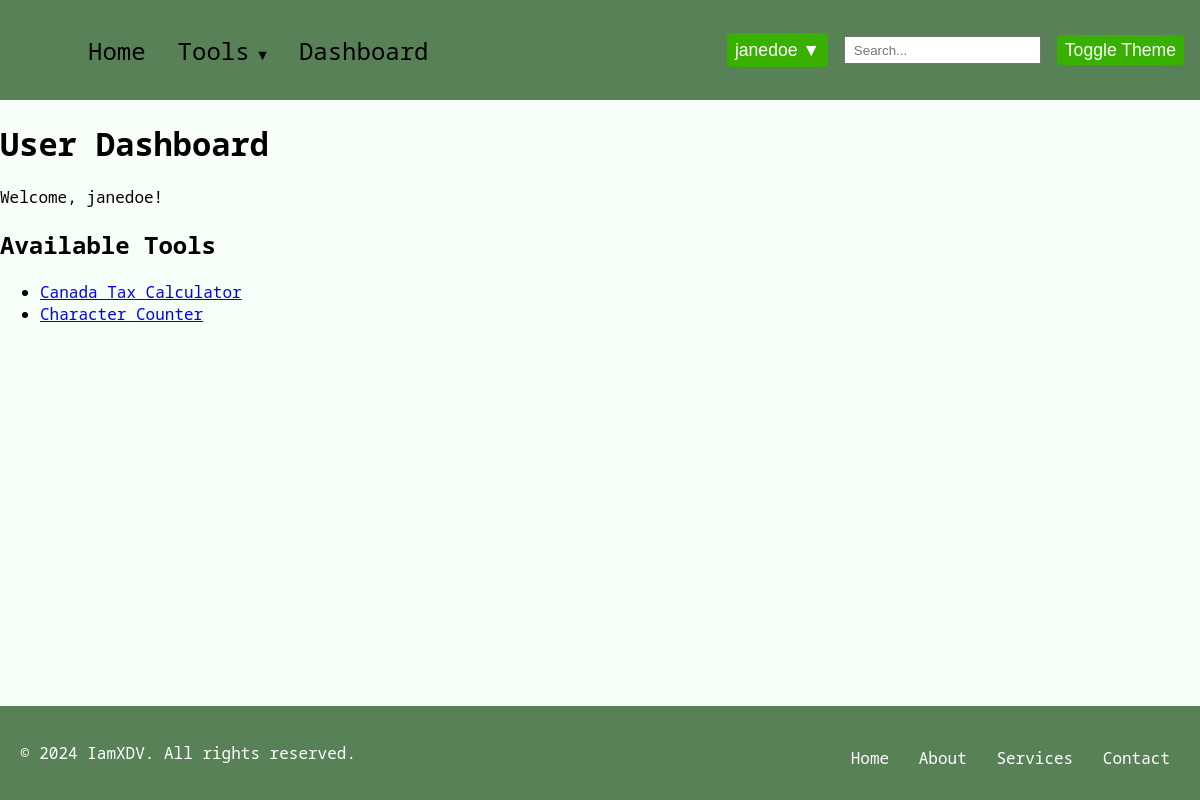
The page /user_dashboard (signed in) on the database as committed earlier.
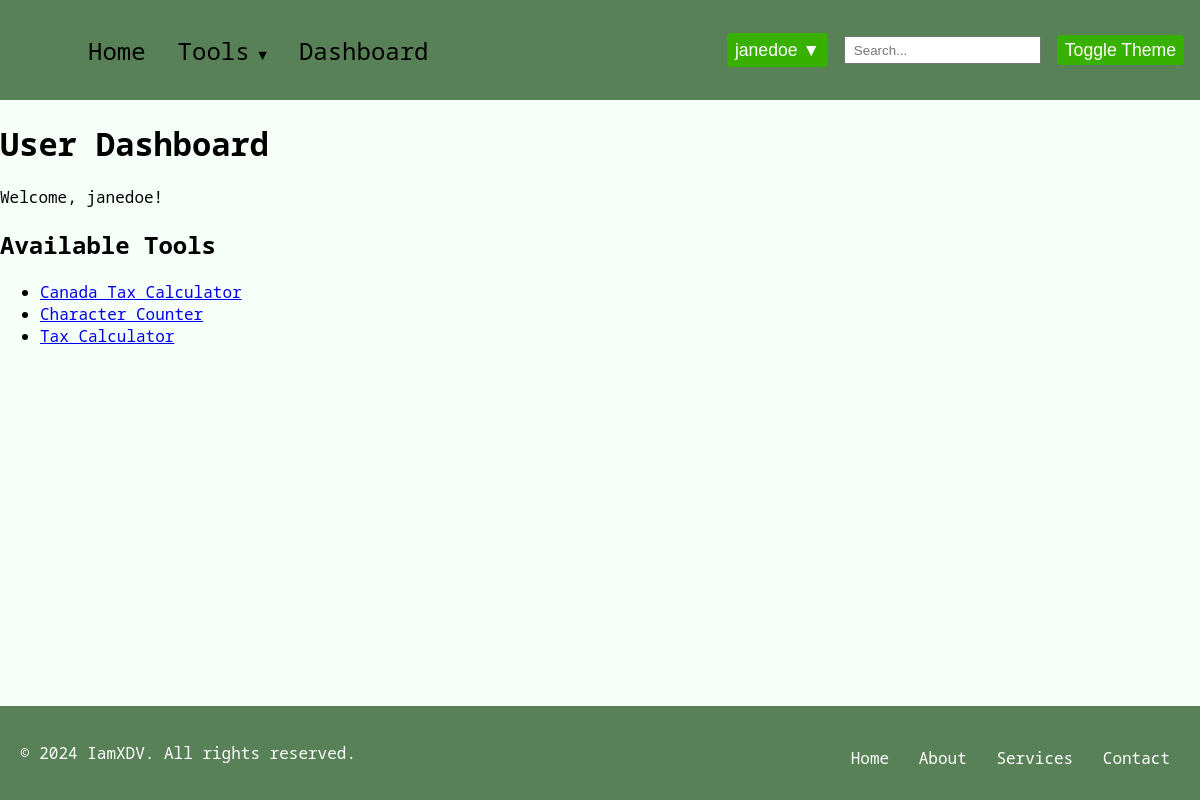
The same page on the database as committed later.
### model/model.py (models this page shows, shortened)
class User(db.Model):
    __tablename__ = "users"
    id = db.Column(db.Integer, primary_key=True, autoincrement=True)
    fname = db.Column(db.String(50), nullable=False)
    lname = db.Column(db.String(50), nullable=False)
    address = db.Column(db.String(200), nullable=False)
    city = db.Column(db.String(50), nullable=False)
    state = db.Column(db.String(50), nullable=False)
    zip = db.Column(db.String(10), nullable=False)
    username = db.Column(db.String(50), unique=True, nullable=False)
    email = db.Column(db.String(100), unique=True, nullable=False)
    password = db.Column("password", db.String(128), nullable=False)
    role = db.Column(db.String(20), nullable=False)
    usage_logs = db.relationship(
        "UsageLog", back_populates="user", cascade="all, delete-orphan"
    )
    tool_access = db.relationship(
        "ToolAccess", back_populates="user", cascade="all, delete-orphan"
    )
    __mapper_args__ = {"polymorphic_identity": "user", "polymorphic_on": role}

class ToolAccess(db.Model):
    __tablename__ = "tool_access"
    id = db.Column(db.Integer, primary_key=True, autoincrement=True)
    user_id = db.Column(db.Integer, db.ForeignKey("users.id"), nullable=False)
    tool_name = db.Column(db.String(100), nullable=False)
    user = db.relationship("User", back_populates="tool_access")

### routes/user_routes.py (the view)
@user.route("/user_dashboard", methods=["GET"])
def user_dashboard():
    logging.debug("Entering user_dashboard route")
    if "logged_in" not in session:
        logging.debug("User not logged in, redirecting to login")
        return redirect(url_for("auth.login"))
    role = session.get("role")
    logging.debug(f"User role: {role}")
    if role == "admin":
        logging.debug("Redirecting admin to admin_dashboard")
        return redirect(url_for("admin.admin_dashboard"))
    elif role == "super_admin":
        logging.debug("Redirecting super_admin to superadmin_dashboard")
        return redirect(url_for("admin.superadmin_dashboard"))
    username = session.get("username")
    logging.debug(f"Username: {username}")
    user = User.query.filter_by(username=username).first()
    if user:
        user_tools = [access.tool_name for access in ToolAccess.query.filter_by(user_id=user.id).all()]
        logging.debug(f"User tools: {user_tools}")
        session["user_tools"] = user_tools  # Update session
        return render_template("user_dashboard.html", user=user, user_tools=user_tools)
    else:
        logging.error(f"User not found for username: {username}")
        flash("User not found. Please log in again.", "error")
        return redirect(url_for("auth.logout"))

### templates/user_dashboard.html (shortened to what this page needs)
{% extends "base.html" %}
{% block content %}
    <h1>User Dashboard</h1>
    <p>Welcome, {{ session['username'] }}!</p>
    <h2>Available Tools</h2>
    <ul>
    {% for tool in user_tools %}
        <li><a href="{{ url_for('tool.check_tool_access', tool_name=tool) }}">{{ tool }}</a></li>
    {% endfor %}
    </ul>
{% endblock %}

### templates/base.html (shortened to what this page needs)
<!DOCTYPE html>
<html lang="en">
  <head>
    <link
      rel="stylesheet"
      href="{{ url_for('static', filename='css/base.css') }}"
    />
  </head>
  <body class="light-theme">
    <nav class="navbar">
      <div class="navbar-container">
        <div class="navbar-collapse" id="navbar-collapse">
          <ul class="navbar-nav">
            <li class="nav-item">
              <a href="{{ url_for('user.index') }}" class="nav-link">Home</a>
            </li>
            {% if 'logged_in' in session %}
            <li class="nav-item dropdown">
              <a href="#" class="nav-link dropdown-toggle">Tools</a>
            </li>
            <li class="nav-item">
              <a href="{{ url_for('user.user_dashboard') }}" class="nav-link"
                >Dashboard</a
              >
            </li>
            {% endif %}
          </ul>
          <div class="navbar-right">
            {% if 'logged_in' in session %}
            <div class="user-dropdown">
              <button class="dropbtn">
                {{ session.get('username', 'User') }} ▼
              </button>
            </div>
            {% else %}
            <a href="{{ url_for('auth.login') }}" class="btn">Login</a>
            <a href="{{ url_for('auth.register_step1') }}" class="btn">Sign Up</a>
            {% endif %}
            <input type="text" class="search-bar" placeholder="Search..." />
            <button class="base-toggle-btn">Toggle Theme</button>
          </div>
        </div>
      </div>
    </nav>
    <div class="container">
       {% block content %} {% endblock %}
    </div>
    {% block footer %}
    <footer class="site-footer">
      <div class="footer-container">
        <p>&copy; 2024 IamXDV. All rights reserved.</p>
        <nav class="footer-nav">
          <ul>
            <li><a href="#">Home</a></li>
            <li><a href="#">About</a></li>
            <li><a href="#">Services</a></li>
            <li><a href="#">Contact</a></li>
          </ul>
        </nav>
      </div>
    </footer>
    {% endblock %}
  </body>
</html>

### static/css/base.css (style rules this page uses)
html, body { height: 100%; margin: 0; display: flex; flex-direction: column; }
.container { flex: 1; }
.light-theme { font-family: 'Noto Sans Mono', monospace; background-color: #f6fff8; }
.navbar { background-color: #588157; padding: 0.3rem 1rem; position: relative; }
.navbar-container { display: flex; align-items: center; justify-content: space-between; }
.navbar-collapse { display: flex; align-items: center; width: 100%; }
.navbar-nav { list-style: none; display: flex; align-items: center; flex-grow: 1; font-size: 1.5em; margin-left: 1rem; }
.nav-item { position: relative; }
.nav-link { display: block; padding: 0.3rem 1rem; color: #000; text-decoration: none; }
.dropdown { position: relative; }
.dropdown-toggle::after { content: ' ▼'; font-size: 0.6em; }
.navbar-right { display: flex; align-items: center; font-size: 1.1em; }
.search-bar { padding: 0.3rem 0.5rem; margin-right: 1rem; }
.base-toggle-btn { padding: 0.3rem 0.5rem; cursor: pointer; border: none; background-color: #38b000; color: #fff; border-radius: 0.25rem; font-size: 1em; }
.user-dropdown { position: relative; display: inline-block; }
.dropbtn { background-color: #4caf50; color: white; padding: 10px; font-size: 16px; border: none; cursor: pointer; }
.user-dropdown { margin-right: 1rem; }
.dropbtn { padding: 0.4rem 0.5rem; cursor: pointer; border: none; background-color: #38b000; color: #fff; border-radius: 0.25rem; font-size: 1em; }
.navbar-nav { justify-content: flex-start; }
.navbar-right { justify-content: flex-end; }
.site-footer { background-color: var( --footer-background-color, #588157 ); font-family: 'Noto Sans Mono', monospace; padding: 20px; text-align: center; }
.footer-container { display: flex; flex-direction: column; justify-content: center; align-items: center; color: var(--footer-text-color, white); }
.footer-nav ul { list-style-type: none; padding: 0; margin: 10px 0 0; }
.footer-nav ul li { display: inline; margin: 0 10px; }
.footer-nav ul li a { color: var(--footer-text-color, white); text-decoration: none; transition: color 0.3s ease; }
@media (min-width: 768px) { .footer-container { flex-direction: row; justify-content: space-between; } }

Rows that differ between the two databases and show on the page:
now on this page (row edited): ToolAccess: tool_name "Tax Calculator"
